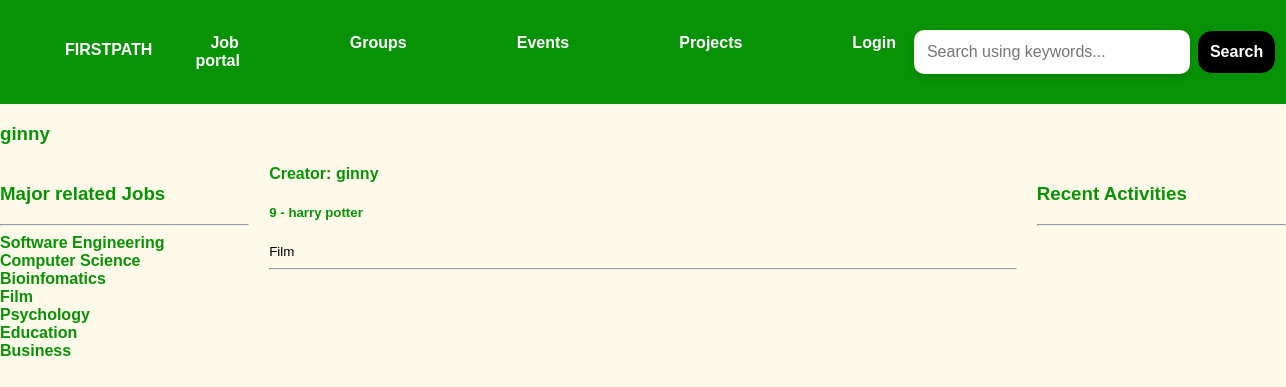
Before: /profile/6/ with the older database file.
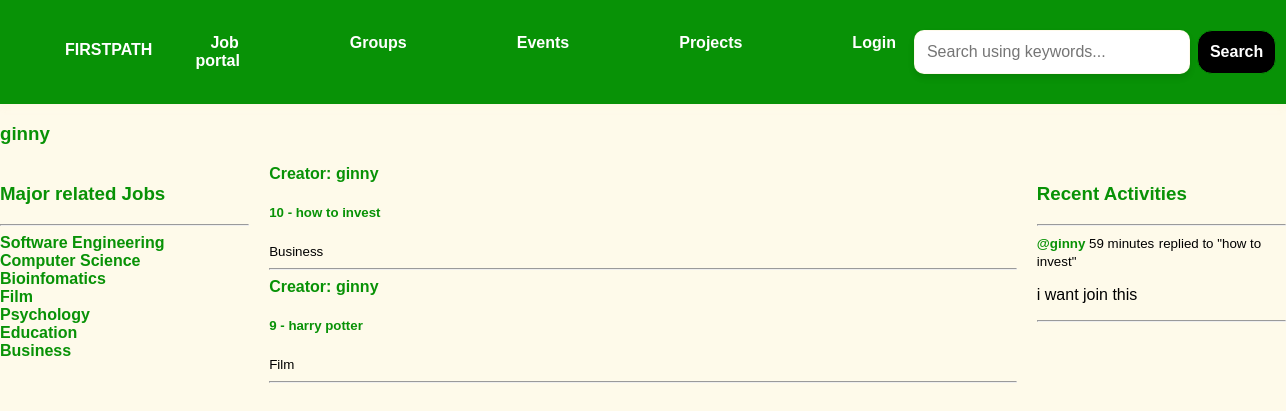
After: the same page with the newer database file.
### base/models.py (models this page shows, shortened)
class Topic(models.Model):
    name = models.CharField(max_length=200)

class Room(models.Model):
    host = models.ForeignKey(User, on_delete=models.SET_NULL, null=True)
    topic = models.ForeignKey(Topic, on_delete=models.SET_NULL, null=True)
    name = models.CharField(max_length=200)
    description = models.TextField(null=True, blank=True)
    participants= models.ManyToManyField(User, related_name='participants', blank=True)
    updated = models.DateTimeField(auto_now=True)
    created = models.DateTimeField(auto_now_add=True)
    class Meta:
        ordering = ['-updated', '-created']
    def __str__(self):
        return self.name

class Message(models.Model):
    user = models.ForeignKey(User, on_delete=models.CASCADE)
    room = models.ForeignKey(Room, on_delete=models.CASCADE)
    body = models.TextField()
    updated = models.DateTimeField(auto_now=True)
    created = models.DateTimeField(auto_now_add=True)
    class Meta:
        ordering = ['-updated', '-created']
    def __str__(self):
        return self.body[0:50]

### base/views.py (the view)
# urls.py: path('profile/<str:pk>/', views.userProfile, name="user-profile"),
def userProfile(request, pk):
    user = User.objects.get(id=pk)
    rooms = user.room_set.all()
    room_messages = user.message_set.all()
    topics = Topic.objects.all()
    context = {'user': user, 'rooms':rooms, 'room_messages' : room_messages, 'topics':topics}
    return render(request, 'base/profile.html', context)

### base/templates/base/profile.html
{% extends 'main.html' %}
{% block content %}
<h3>{{user.username}}</h3>
<div class="profile-container">
    <div>
        {% include 'base/major_job.html' %}
    </div>
    <div>
        {% include 'base/feed.html' %}
    </div>
    <div>
        {% include 'base/activity_component.html' %}
    </div>
</div>
{% endblock content %}

### templates/main.html (shortened to what this page needs)
<!DOCTYPE html>
{% load static %}
<html>
<head>
    <link rel="stylesheet" href="{% static 'styles/main.css' %}" />
</head>
<body>
    {% include 'navbar.html' %}
    {% block content %}
    {% endblock %}
</body>
</html>

### templates/navbar.html
{% load static %}
<nav class="navbar">
    <div class="navbar-logo">
        <ul><a href="{% url 'home' %}">FIRSTPATH</a></ul>
    </div>
    <ul class="navbar-links">
        <ul><a href="{% url 'job-details' %}">Job portal</a></ul>
        <ul><a href="{% url 'home' %}">Groups</a></ul>
        <ul><a href="{% url 'home' %}">Events</a></ul>
        <ul><a href="{% url 'project-list' %}">Projects</a></ul>
        <ul>{% if request.user.is_authenticated %}
            <a href="{%url 'logout'%}">Logout</a>
            {% else %}
            <a href="{%url 'login'%}">Login</a>
            {% endif %}</li>
        </ul>
    </ul>
    <form method="GET" action="{% url 'home' %}">
        <input type="text" name="q" placeholder="Search using keywords..." />
        <button type="submit">Search</button>
    </form>
</nav>

### base/templates/base/major_job.html (shortened to what this page needs)
<div>
    <h3>Major related Jobs</h3>
    <hr>
    {% for topic in topics %}
    <div>
        <a href="{% url 'home' %}?q={{topic.name}}">{{topic.name}}</a>
    </div>
    {% endfor %}
</div>

### base/templates/base/feed.html (shortened to what this page needs)
<div>
    {% for room in rooms %}
    <div>
        <a href="{% url 'user-profile' room.host.id %}">Creator: {{room.host.username}}</a>
        <h5>{{room.id}} - <a href="{% url 'room' room.id%}">{{room.name}}</a></h5>
        <small>{{room.topic.name}}</small>
        <hr>
    </div>
    {% endfor %}
</div>

### base/templates/base/activity_component.html (shortened to what this page needs)
<h3>Recent Activities</h3>
<hr>
{% for message in room_messages %}
<div>
    <small><a href="{%url 'user-profile' message.user.id%}">@{{message.user}}</a> {{message.created|timesince}}</small>
    <small>replied to "{{message.room}}"</small>
    <p>{{message}}</p>
    <hr>
</div>
{% endfor %}

### static/styles/main.css (style rules this page uses)
body { font-family: 'Arial', sans-serif; background-color: #fef7de9d; color: #000000; margin: 0; padding: 0; }
.navbar { display: flex; justify-content: space-between; align-items: center; background-color: #089206; padding: 25px 25px 25px; color: #fef7de9d; box-shadow: 0 4px 6px #fef7de9d; }
.navbar-logo a { font-weight: bold; color: #ffffff; text-decoration: none; position: relative; display: inline-block; overflow: hidden; }
.navbar-logo a::before { content: ''; position: absolute; width: 100%; height: 2px; background-color: #fef7de9d; bottom: 0; left: 0; transform: translateX(-100%); transition: transform 0.5s ease; }
.navbar-links { display: flex; gap: 40px; list-style: none; margin: 1px; padding: 2px; }
.navbar-links a { text-decoration: none; color: #ffffff; font-size: 1rem; font-weight: bold; padding: 10px 15px; border-radius: 8px; transition: background-color 0.3s ease, color 0.3s ease; }
h3, h5 { color: #089206; }
a { color: #089206; text-decoration: none; font-weight: bold; }
.profile-container { display: grid; grid-template-columns: 1fr 3fr 1fr; gap: 20px; margin: 20px 0; }
button { background-color: #089206; color: #ffffff; border: none; padding: 10px 15px; border-radius: 5px; cursor: pointer; font-weight: bold; }
.navbar form { display: flex; align-items: center; margin: 0px; margin-left: auto; }
.navbar form input[type="text"] { width: 250px; padding: 12px 12px; border: 1px solid #fef7de9d; border-radius: 10px 10px 10px 10px; outline: none; font-size: 1rem; background-color: #fff; color: #333; box-shadow: 0px 4px 6px rgba(0, 0, 0, 0.1); transition: all 0.3s ease; }
.navbar form button { margin-left: 7px; background-color: #000000; color: #ffffff; border: 1px solid #089206; padding: 12px 12px; border-radius: 15px 15px 15px 15px; cursor: pointer; font-size: 1rem; font-weight: bold; transition: background-color 0.3s ease, box-shadow 0.3s ease; }

Changed rows visible on the page:
added Room: host.username "ginny", id "10", name "how to invest", topic.name "Business"
added Message: user "ginny", created "59 minutes", room "how to invest", body "i want join this"
